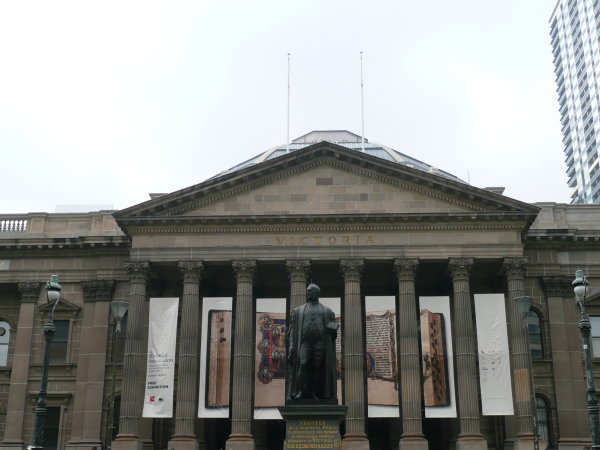
#> input picture Week4/Lab/data/Custom1/1.jpg, 600 x 450 px
$ python -i cv_utils.py   (imports and definitions only)   (older library calls are emulated)
#> lines starting #> are read from the running program, lines starting #| are printed output that depends on the picture; after the words box and inside, x2 and y2 are one past the last pixel; in counts of white or black regions, pixels touching at a corner belong together
#> further down, picture is the input picture: shape (450, 600, 3); mean B, G, R 144.3, 147.2, 145.6
'''
Author: Atreya Bhat
RBE 549 Computer Vision @ WPI
'''

import cv2
import datetime
import numpy as np

####################################################
# WEEK 1
####################################################

# [117 lines left out: functions zoom, threshold_frame, border, capture_image, video_record, rotate_image and 2 more, not called in this run]

def extract_color(frame):
    """
    Extracts a specific color range from the frame.
    Args:
        frame (numpy.ndarray): The input frame.
        lower_color (numpy.ndarray): The lower color range.
        upper_color (numpy.ndarray): The upper color range.
    Returns:
        numpy.ndarray: The frame with the extracted color.
    """
    hsv = cv2.cvtColor(frame, cv2.COLOR_BGR2HSV)
#> hsv: shape (450, 600, 3); mean H, S, V 55.6, 26.3, 150.1

    # lower boundary RED color range values; Hue (0 - 10)
    lower1 = np.array([0, 100, 20])
    upper1 = np.array([10, 255, 255])
    # upper boundary RED color range values; Hue (160 - 180)
    lower2 = np.array([160,100,20])
    upper2 = np.array([179,255,255])

    lower_mask = cv2.inRange(hsv, lower1, upper1)
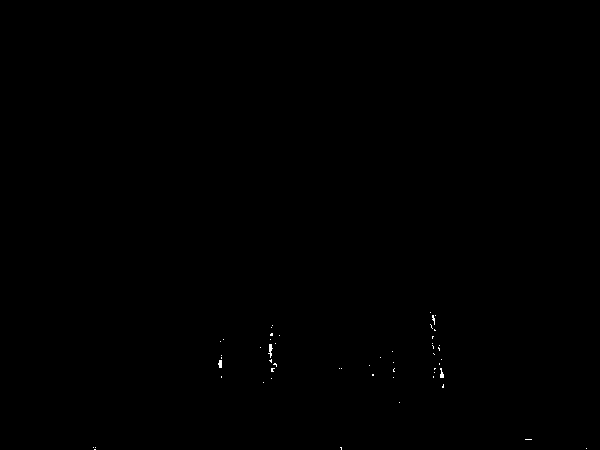
#> lower_mask: shape (450, 600); 0.08% white in thin lines or dots, all inside (x1, y1, x2, y2) = (93, 312, 587, 450)
    upper_mask = cv2.inRange(hsv, lower2, upper2)
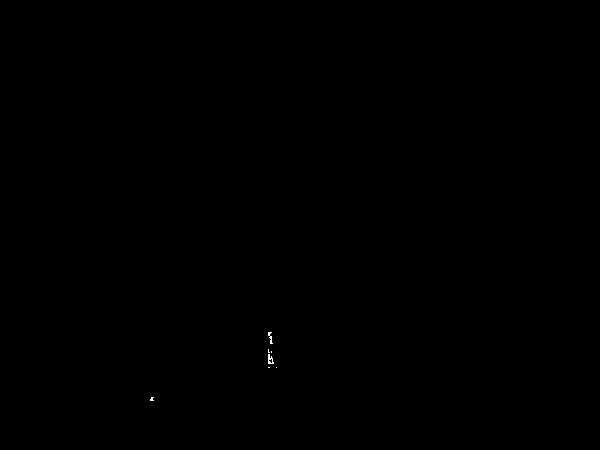
#> upper_mask: shape (450, 600); 0.03% white in thin lines or dots, all inside (x1, y1, x2, y2) = (150, 332, 277, 401)

    full_mask = lower_mask + upper_mask
#> full_mask: shape (450, 600); 0.12% white; 51 white regions (48 under 20 px), largest, box (x1, y1, x2, y2) and area: (268, 332, 277, 368) 130, (218, 360, 222, 368) 26, (440, 368, 444, 378) 26

    return cv2.bitwise_and(frame, frame, mask=full_mask)


####################################################
# WEEK 2
####################################################


# [29 lines left out: functions sobel_custom, laplacian_custom, sobel, not called in this run]


def canny(frame,threshold1=100,threshold2=200):
    return cv2.Canny(frame, threshold1, threshold2)

# [101 lines left out: functions scale_frame, affine_transform, perspective_transform, harris, sift, not called in this run]


####################################################
# WEEK 3
####################################################


def custom_draw_matches(img1, kp1, img2, kp2, matches):
    result_img = cv2.drawMatches(img1, kp1, img2, kp2, matches, None, flags=cv2.DrawMatchesFlags_NOT_DRAW_SINGLE_POINTS)
    return result_img


# Apply RANSAC for outlier rejection
# [92 lines left out: functions filter_matches_with_ransac, sift_feature_matching, surf_feature_matching, image_stitcher, not called in this run]

>>> import cv2
>>> picture = cv2.imread('data/Custom1/1.jpg')
>>> result = extract_color(picture)
